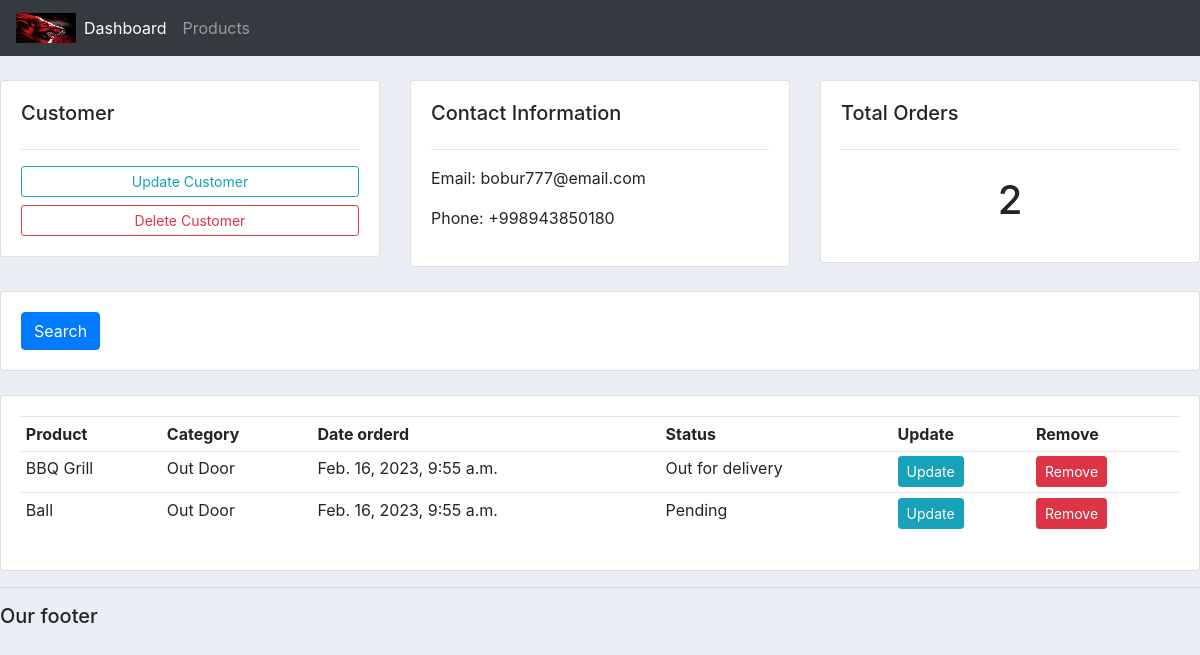
The app's page /customer/2/ with its own data.
### accounts/models.py (models this page shows, shortened)
class Customer(models.Model):
    name=models.CharField(max_length=200, null=True)
    phone = models.CharField(max_length=200, null=True)
    email = models.CharField(max_length=200, null=True)
    date_created = models.DateTimeField(auto_now_add=True, null=True)

class Order(models.Model):
    STATUS = (
        ('Pending', 'Pending'),
        ('Out for delivery', 'Out for delivery'),
        ('Delivered', 'Delivered'),
    )
    customer = models.ForeignKey(Customer, null=True, on_delete=models.SET_NULL)
    product = models.ForeignKey(Product, null=True, on_delete=models.SET_NULL)
    date_created = models.DateTimeField(auto_now_add=True, null=True)
    status = models.CharField(max_length=200, null=True, choices=STATUS)

class Product(models.Model):
    CATEGORY = (
        ('Indoor', 'Indoor'),
        ('Out Door', 'Out Door'),
    )
    name = models.CharField(max_length=200, null=True)
    price =models.FloatField(null=True)
    category =models.CharField(max_length=200, null=True, choices=CATEGORY)
    description =models.CharField(max_length=200, null=True, blank=True)
    date_created =models.DateTimeField(auto_now_add=True, null=True)
    tags = models.ManyToManyField(Tag)
    def __str__(self):
        return self.name

### accounts/views.py (the view)
# urls.py: path('customer/<str:pk_test>/', views.customer, name='customer'),
def customer(request, pk_test):
    customer=Customer.objects.get(id=pk_test)
    orders=customer.order_set.all()
    order_count=orders.count()
    context={'customer': customer, 'orders': orders, 'order_count': order_count}
    return render(request, 'accounts/customer.html', context)

### accounts/templates/accounts/customer.html
{% extends 'accounts/main.html' %}
{% block content %}
<br>
<div class="row">
    <div class="col-md">
        <div class="card card-body">
            <h5>Customer</h5>
            <hr>
            <a class="btn btn-outline-info btn-sm btn-block" href="">Update Customer</a>
            <a class="btn btn-outline-danger btn-sm btn-block" href="">Delete Customer</a>
        </div>
    </div>
<div class="col-md">
    <div class="card card-body">
        <h5>Contact Information</h5>
        <hr>
        <p>Email: {{customer.email}}</p>
        <p>Phone: {{customer.phone}}</p>
    </div>
</div>
<div class="col-md">
    <div class="card card-body">
        <h5>
            Total Orders
        </h5>
        <hr>
        <h1 style="text-align: center;padding: 10px;">{{order_count}}</h1>
    </div>
</div>
</div>
<br>
<div class="row">
    <div class="col">
        <div class="card card-body">
            <form method="get">
                <button class="btn btn-primary" type="submit">Search</button>
            </form>
        </div>
    </div>
</div>
<br>
<div class="row">
    <div class="col-md">
        <div class="card card-body">
            <table class="table table-sm">
                <tr><th>Product</th>
                <th>Category</th>
                <th>Date orderd</th>
                <th>Status</th>
                <th>Update</th>
                <th>Remove</th>
            </tr>
            {% for order in orders %}
            <tr>
                <td>{{order.product}}</td>
                <td>{{order.product.category}}</td>
                <td>{{order.date_created}}</td>
                <td>{{order.status}}</td>
                <td><a  class="btn btn-sm btn-info" href="">Update</a></td>
                <td><a class="btn btn-sm btn-danger" href="">Remove</a></td>
            </tr>
            {% endfor %}
            </table>
        </div>
    </div>
</div>
{% endblock content %}

### static/css/main.css (style rules this page uses)
body { background-color: #ebeff5; }

### records on screen
Customer: email "bobur777@email.com", phone "+998943850180"
Order: product "BBQ Grill", product.category "Out Door", date_created "Feb. 16, 2023, 9:55 a.m.", status "Out for delivery"
Order: product "Ball", product.category "Out Door", date_created "Feb. 16, 2023, 9:55 a.m.", status "Pending"

### other values on screen
{{ order_count }} "2"
